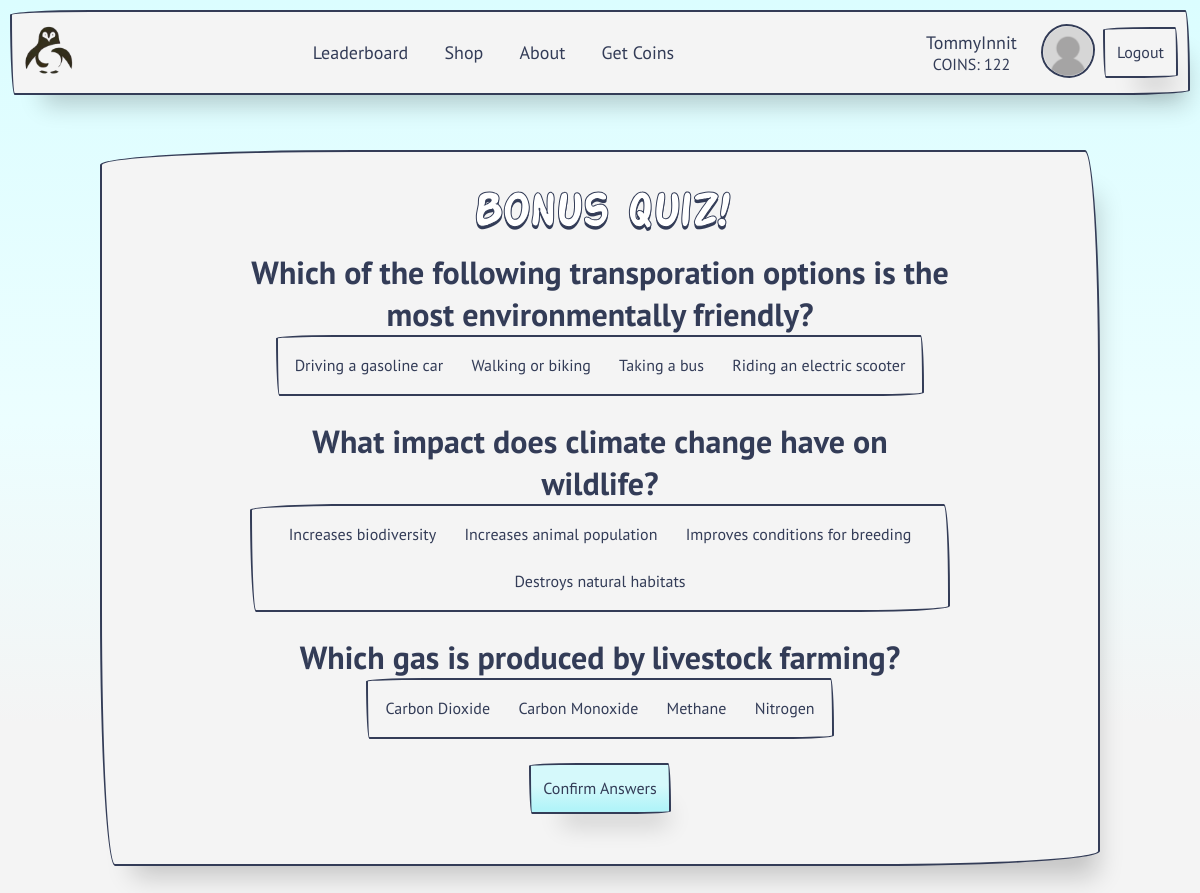
Screenshot of /quiz/attempt/ (signed in) with the database file from the repository.
### accounts/models.py (models this page shows, shortened)
class UserInfo(models.Model):
    user = models.OneToOneField(User, on_delete=models.CASCADE)
    coins = models.IntegerField(default=0)
    highscore = models.IntegerField(default=0)
    cumulativeScore = models.IntegerField(default=0)
    picture = models.ImageField(default='media/default.png', upload_to=upload__rename)
    title = models.ForeignKey(Titles, on_delete=models.SET_DEFAULT, default=1)
    background = models.ForeignKey(Backgrounds, on_delete=models.SET_DEFAULT, default=1)
    class Meta:
        db_table = 'user_info'

### quiz/models.py (models this page shows, shortened)
class Question(models.Model):
    q_text = models.CharField(max_length=100) #Text of the question.

class Answer(models.Model):
    question = models.ForeignKey(Question, on_delete=models.CASCADE) #Corresponding question.
    a_text = models.CharField(max_length=100) #Text of the answer option
    correct = models.BooleanField(default=False) #Boolean value of whether the option is correct.

### quiz/views.py (the view)
# urls.py: path("attempt/", views.QuizAttempt, name="QuizAttempt"),
def QuizAttempt(request):
    user = request.user #Get session user.
    questions = getQuestions(user) #Generate random 3 questions from pool.
    if(questions == []):
        return render(request, 'quiz/quiz_error.html')
    answers = getAnswers(questions) #Get answers for the questions.
    return render(request, 'quiz/quiz_attempt.html', {'questions':questions,'answers':answers})

### quiz/templatetags/tfilters.py (called while the page is built)
@register.filter
def return_index(list, i):
    try:
        return list[i]
    except:
        return None

### quiz/views.py (called while the page is built)
def getQuestions(user):
    allQuestions = Question.objects.all()
    answered = UserAnsweredQuestion.objects.filter(user = user.id)
    answeredQuestions = [aq.question for aq in answered ]
    unansweredQuestions = [q for q in allQuestions if q not in answeredQuestions]
    if len(unansweredQuestions) < 3: #If not enough questions in user's pool, reset the question pool.
        UserAnsweredQuestion.objects.filter(user = user.id).delete()
        unansweredQuestions = [q for q in allQuestions]
    questions = random.sample(unansweredQuestions, k=3)
    return questions

def getAnswers(questions):
    answers = [ [a for a in Answer.objects.filter(question = q)] for q in questions]
    return answers

### templates/quiz/quiz_attempt.html (shortened to what this page needs)
<!DOCTYPE html>
{% extends "../base.html" %}
{% load static %}
{% load tfilters %}
{% block templatepage %}
<html lang="en">
<head>
    <link rel="stylesheet" type="text/css" href="{% static 'css/style.css' %}">
</head>
<body>
    <div id="quizMain">
        <h2>Bonus Quiz!</h2>
        <form method="POST" id="quiz-form" action="{% url 'quiz:QuizResult' %}" class="para">
            {% with question=questions|return_index:0 %}
            {% if question %}
            <h5>{{ question.q_text }}</h5>
            <div class="segmented-button">
                {% for answer in answers|return_index:0 %}
                <label for="{{ answer.id }}">{{ answer.a_text }}</label>
                {% endfor %}
            </div>
            {% endif %}
            {% endwith %}
            <br><br>
            {% with question=questions|return_index:1 %}
            {% if question %}
            <h5>{{ question.q_text }}</h5>
            <div class="segmented-button">
                {% for answer in answers|return_index:1 %}
                <label for="{{ answer.id }}">{{ answer.a_text }}</label>
                {% endfor %}
            </div>
            {% endif %}
            {% endwith %}
            <br><br>
            {% with question=questions|return_index:2 %}
            {% if question %}
            <h5>{{ question.q_text }}</h5>
            <div class="segmented-button">
                {% for answer in answers|return_index:2 %}
                <label for="{{ answer.id }}">{{ answer.a_text }}</label>
                {% endfor %}
            </div>
            {% endif %}
            {% endwith %}
            <br><br>
            <button type="submit" class="primarybutton">Confirm Answers</button>
        </form>
    </div>
</body>
</html>
{% endblock %}

### templates/base.html (shortened to what this page needs)
{% load static %}
<!doctype html>
<html lang="en">
<head>
    <link rel="stylesheet" type="text/css" href="{% static 'css/style.css' %}">
</head>
<nav class="topnav">
    <div class="topnav-left">
        <a class="topnav-brand" href="{% url 'home' %}">
            <img src="{% static '/media/logo.png' %}" alt="">
        </a>
    </div>
    <div class="desktop-navlinks">
        {% if user.is_authenticated %}
        <a href="{% url 'leaderboard' %}" class="nav-link">Leaderboard</a>
        <a href="{% url 'shop' %}" class="nav-link">Shop</a>
        {% endif %}
        <a href="{% url 'home' %}#about" class="nav-link">About</a>
        <a href="{% url 'home' %}#getcoins" class="nav-link">Get Coins</a>
    </div>
    <div class="topnav-right">
        {% if user.is_authenticated %}
        <div class="userinfo">
            <a href="{% url 'accounts:profile' username=user.username %}" class="nav-link">{{ user.username }} </a>
            COINS: {{ user.userinfo.coins }}
        </div>
        <a id="pfp" href="{% url 'accounts:profile' username=user.username %}">
            <img class="account-img" src="{{ user.userinfo.picture.url }}" />
        </a>
        <button onclick="location.href='{% url 'accounts:logout' %}'" type="button">Logout</button>
        {% else %}
        <button onclick="location.href='{% url 'accounts:register' %}'" type="button">Register</button>
        <button onclick="location.href='{% url 'accounts:log_in' %}'" type="button" class="primarybutton">Login</button>
        {% endif %}
    </div>
</nav>
<body>
    {% block template %}
    <div class="page">
        {% block templatepage %}
        {% endblock %}
    </div>
    {% endblock %}
</body>
</html>

### rows the page displays
Question: q_text "Which of the following transporation options is the most environmentally friendly?"
Answer: a_text "Driving a gasoline car"
Answer: a_text "Walking or biking"
Answer: a_text "Taking a bus"
Answer: a_text "Riding an electric scooter"
Question: q_text "What impact does climate change have on wildlife?"
Answer: a_text "Increases biodiversity"
Answer: a_text "Increases animal population"
Answer: a_text "Improves conditions for breeding"
Answer: a_text "Destroys natural habitats"
Question: q_text "Which gas is produced by livestock farming?"
Answer: a_text "Carbon Dioxide"
Answer: a_text "Carbon Monoxide"
Answer: a_text "Methane"
Answer: a_text "Nitrogen"

### other values shown
{{ user.username }} "TommyInnit"
{{ user.userinfo.coins }} "122"
